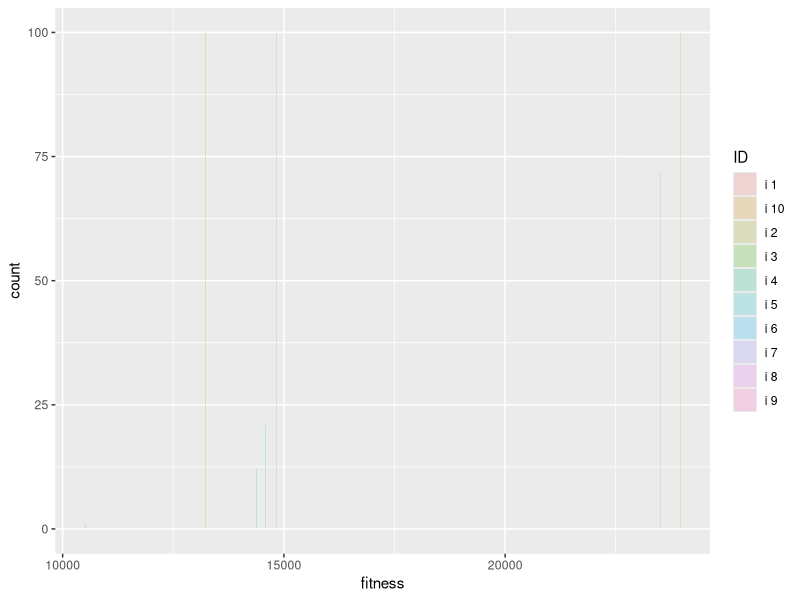

The R script that drew this image:
gen.1 <- read.csv("gen1.csv",head=FALSE)
gen.25 <- t(read.csv("gen25.csv",head=FALSE))
gen.50 <- t(read.csv("gen50.csv",head=FALSE))

gen1.df <- data.frame(ID=character(),
                      Fitness=character())
for (i in 1:length(gen.1)) {
    for ( j in 1:length(gen.1[,i])) {
        gen1.df <- rbind( gen1.df, data.frame(ID=paste("i",j),fitness=gen.1[j,i]))
    }
}
library(ggplot2)
ggplot(gen1.df, aes(fitness, fill = ID)) + geom_bar(alpha = 0.2)
